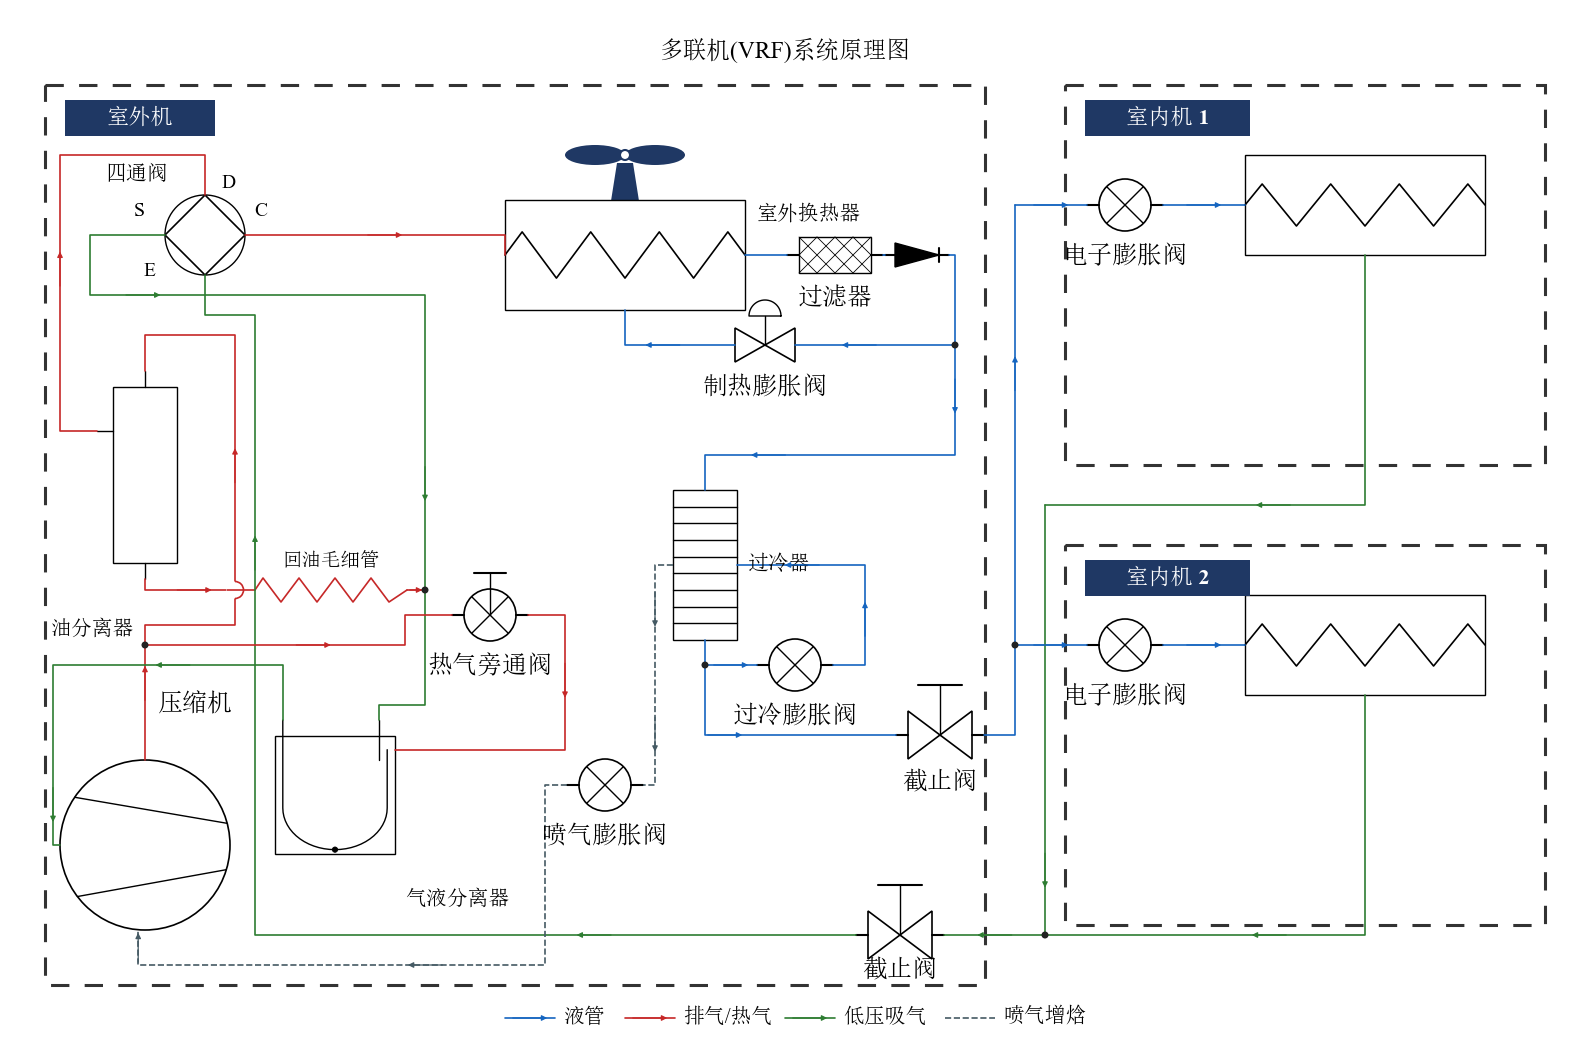

Generate this figure with Python:
# -*- coding: utf-8 -*-
"""示例:多联机(VRF)系统流程图 —— 参考图风格的室外机 + 双室内机。

室外机:涡旋压缩机 → 油分离器(底部毛细管回油至吸气管) → 四通阀 → 室外换热器
       (轴流风机)→ 过滤器 → 单向阀 → 过冷器主管(上进/下出)→ 液管总线截止阀 → 出机;
室内机:液管总管 → 电子膨胀阀 → 换热器 → 气管并联汇入总管;
气管:两室内机汇合 → 总线截止阀 → 四通阀 E 口;
吸气:四通阀 S 口 → 气液分离器 → 压缩机;热气旁通与喷气增焓用虚线表示
       (喷气增焓:过冷器主管出口后分路 → 过冷膨胀阀 → 过冷器支管(右进/左出)
        → 喷气膨胀阀 → 压缩机补气口)。
制热换向由四通阀完成:气管、液管总线各串一只截止阀(检修隔离,运行时常开),
       双向可通;过滤器出口单向阀令制热回液只能经制热膨胀阀旁路进入室外换热器。
管路交叉不画接点,同色交叉处画跳线,T 型三通用黑圆点标记;坐标 1 单位 = 1 像素。
"""
import os
import sys

sys.path.insert(0, os.path.dirname(os.path.dirname(os.path.abspath(__file__))))

from matplotlib.patches import Arc, Circle, Ellipse, Polygon, Rectangle

from cycleplot import Diagram, make_partial, use_font
from cycleplot.parts import (
    filter,
    four_way_round,
    make_bowtie_valve,
    make_check_valve,
    make_economizer,
    make_expansion_valve_eng,
    make_globe_valve,
    make_heat_exchanger,
    make_scroll_chord,
    make_separator_utube,
    make_solenoid_valve,
    oil_separator,
)
from cycleplot.style import LW_PIPE

use_font()

RED = "#c62828"      # 高压排气 / 热气
GREEN = "#2e7d32"    # 低压气管 / 吸气
BLUE = "#1565c0"     # 液管
SLATE = "#455a64"    # 喷气 / 旁通(虚线)
NAVY = "#1f3864"

d = Diagram(width=1560, height=1040)

# ===================== 机壳与横幅 =====================
for bx, by, bw, bh in ((40, 80, 940, 900), (1060, 80, 480, 380),
                       (1060, 540, 480, 380)):
    d.ax.add_patch(Rectangle((bx, by), bw, bh, fill=False,
                             edgecolor="#333333", lw=2.2,
                             linestyle=(0, (6, 5)), zorder=0.5))
for bx, bw, name in ((60, 150, "室外机"), (1080, 165, "室内机 1"),
                     (1080, 165, "室内机 2")):
    by = 555 if name.endswith("2") else 95
    d.ax.add_patch(Rectangle((bx, by), bw, 36, facecolor=NAVY, zorder=3))
    d.text(bx + bw / 2, by + 18, name, size=16, weight="bold", color="white")
d.text(780, 45, "多联机(VRF)系统原理图", ha="center", size=17)

# ===================== 部件 =====================
comp = d.add(make_partial(make_scroll_chord(), {"discharge": (0, -85)}),
             "压缩机", loc=(140, 840), label_offset=(50, -140))
oil = d.add(oil_separator, None, loc=(140, 470))
fw = d.add(four_way_round, "", loc=(200, 230), mark=False)
cond = d.add(make_heat_exchanger(240, 110, shape="rect_zigzag7"), None,
             loc=(620, 250))
filt = d.add(filter, "过滤器", loc=(830, 250))
# 阀门统一用小号工厂参数(默认 r=34 偏大,取 ~75%)
eev_p = make_expansion_valve_eng(r=26)
hee = d.add(make_bowtie_valve(actuator="dome", w=60, h=34, dome_r=16,
                              stem=12), "制热膨胀阀", loc=(760, 340))
# 过冷器:板式四接口(主管上进/下出,支管右进/左出)
sub = d.add(make_economizer(w=64, h=150, style="plate", n_plates=9),
            None, loc=(700, 560))
sub_eev = d.add(eev_p, "过冷膨胀阀", loc=(790, 660))
bypass = d.add(make_solenoid_valve(r=26, stem=16, handle=32), "热气旁通阀",
               loc=(485, 610))
acc = d.add(make_separator_utube(flip=True), None, loc=(330, 790))
gee = d.add(eev_p, "喷气膨胀阀", loc=(600, 780))
# 液管/气管总线:截止阀(检修隔离用,运行时常开),双向可通
liq_stop = d.add(make_globe_valve(), "截止阀", loc=(935, 730))
gas_stop = d.add(make_globe_valve(), None, loc=(895, 930))
# 过滤器出口单向阀:挡住制热回液,使其只能走制热膨胀阀旁路进室外换热器
ck_c = d.add(make_check_valve(w=44, h=24, stub=10), None, loc=(912, 250))
eev1 = d.add(eev_p, "电子膨胀阀", loc=(1120, 200))
coil1 = d.add(make_heat_exchanger(240, 100, shape="rect_zigzag7"), None,
              loc=(1360, 200))
eev2 = d.add(eev_p, "电子膨胀阀", loc=(1120, 640))
coil2 = d.add(make_heat_exchanger(240, 100, shape="rect_zigzag7"), None,
              loc=(1360, 640))

# 室外换热器轴流风机(手绘:两翼片 + 轮毂 + 支架)
d.ax.add_patch(Ellipse((590, 150), 60, 20, facecolor=NAVY, zorder=1))
d.ax.add_patch(Ellipse((650, 150), 60, 20, facecolor=NAVY, zorder=1))
d.ax.add_patch(Circle((620, 150), 5, facecolor="white",
                      edgecolor=NAVY, lw=1.5, zorder=4))
d.ax.add_patch(Polygon([(612, 158), (628, 158), (634, 196), (606, 196)],
                       facecolor=NAVY, zorder=1))

# ===================== 文字标注 =====================
d.text(46, 625, "油分离器", ha="left", size=15)
d.text(326, 556, "回油毛细管", size=14)
d.text(100, 170, "四通阀", ha="left", size=15)
d.text(224, 178, "D", size=14)
d.text(256, 206, "C", size=14)
d.text(150, 266, "E", size=14, ha="right")
d.text(140, 206, "S", size=14, ha="right")
d.text(752, 210, "室外换热器", ha="left", size=15)
d.text(742, 560, "过冷器", ha="left", size=15)
d.text(400, 895, "气液分离器", ha="left", size=15)
d.text(895, 966, "截止阀", size=18)

# ===================== 室外机管路 =====================
# 排气:压缩机 → 升压绕行 → 油分顶部
d.pipe(comp["discharge"], oil["top"],
       via=[(140, 620), (230, 620), (230, 330), (140, 330)],
       color=RED, head_at=(0.12, 0.6))
# 油分干气 → 四通阀 D 口
d.pipe(oil["left"], fw["exhaust"],
       via=[(55, 426), (55, 150), (200, 150)], color=RED, head_at=(0.4,))
# 回油:油分底部 → 毛细管(之字形) → 三通接入 S→气液分离器吸气管
d.pipe(oil["bottom"], (250, 585), via=[(140, 585)], color=RED,
       head_at=(0.5,))
# 之字形毛细管(手绘折线:走线路由会把斜线正交化,这里直接画尖齿)
d.ax.plot([250, 258, 276, 294, 312, 330, 348, 366, 384, 402],
          [585, 573, 597, 573, 597, 573, 597, 573, 597, 585],
          color=RED, lw=LW_PIPE, solid_capstyle="round",
          solid_joinstyle="round")
d.pipe((402, 585), (420, 585), color=RED, head_at=(0.5,))
# 四通阀 C 口 → 室外换热器
d.pipe(fw["condenser"], cond["left"], via=[(500, 230)],
       color=RED, head_at=(0.5,))
# 室外换热器 → 过滤器 → 单向阀 → 液管立管 → 过冷器
d.pipe(cond["right"], filt["in"], color=BLUE, head=False)
d.pipe(filt["out"], ck_c["in"], color=BLUE, head=False)
d.pipe(ck_c["out"], sub["top"],
       via=[(950, 250), (950, 450), (700, 450)],
       color=BLUE, head_at=(0.3, 0.8))
# 制热膨胀阀旁路:液管立管三通 → 阀 → 室外换热器底部
d.pipe((950, 340), hee["in"], color=BLUE, head_at=(0.6,))
d.pipe(hee["out"], cond["bottom"], via=[(620, 340)],
       color=BLUE, head_at=(0.5,))
# 过冷器主管:上进 → 下出 → 液管总线截止阀 → 液管总管
d.pipe(sub["bottom"], liq_stop["in"], via=[(700, 730)],
       color=BLUE, head_at=(0.4,))
d.pipe(liq_stop["out"], (1010, 200), via=[(1010, 730)],
       color=BLUE, head_at=(0.7,))
# 过冷支路:主管出口后分一路 → 过冷膨胀阀 → 过冷器支管进(右口)
d.pipe((700, 660), sub_eev["in"], color=BLUE, head_at=(0.5,))
d.pipe(sub_eev["out"], sub["right"], via=[(860, 660), (860, 560)],
       color=BLUE, head_at=(0.3, 0.75))
# 液管总管 → 两台室内机电子膨胀阀
d.pipe((1010, 200), eev1["in"], color=BLUE, head_at=(0.5,))
d.pipe((1010, 640), eev2["in"], color=BLUE, head_at=(0.5,))
d.pipe(eev1["out"], coil1["left"], color=BLUE, head_at=(0.5,))
d.pipe(eev2["out"], coil2["left"], color=BLUE, head_at=(0.5,))

# ===================== 气管与吸气 =====================
# 室内机 1/2 气管 → 总线 → 截止阀 → 四通阀 E 口
d.pipe(coil1["bottom"], (1040, 500), via=[(1360, 500)],
       color=GREEN, head_at=(0.6,))
d.pipe((1040, 500), (1040, 930), color=GREEN, head_at=(0.85,))
d.pipe(coil2["bottom"], (1040, 930), via=[(1360, 930)],
       color=GREEN, head_at=(0.6,))
d.pipe((1040, 930), gas_stop["out"], color=GREEN, head_at=(0.5,))
d.pipe(gas_stop["in"], fw["evaporator"],
       via=[(250, 930), (250, 310), (200, 310)],
       color=GREEN, head_at=(0.2, 0.75))
# 四通阀 S 口 → 气液分离器(镜像件:in 在东侧,吸气自东直接进入)
d.pipe(fw["suction"], acc["in"],
       via=[(85, 230), (85, 290), (420, 290), (420, 700), (373.8, 700)],
       color=GREEN, head_at=(0.2, 0.7))
# 气液分离器 → 压缩机吸气(镜像件:out 在西侧,向西直接引出)
d.pipe(acc["out"], comp["suction"],
       via=[(277.8, 660), (48, 660), (48, 840)],
       color=GREEN, head_at=(0.35, 0.9))

# ===================== 旁通与喷气(虚线除外的热气旁通) =====================
# 热气旁通:排气管三通 → 电磁阀 → 气液分离器壳体
d.pipe((140, 640), bypass["in"], via=[(400, 640), (400, 610)],
       color=RED, head_at=(0.5,))
d.pipe(bypass["out"], (390, 745), via=[(560, 610), (560, 745)],
       color=RED, head_at=(0.3,))
# 喷气增焓(虚线):过冷器支管出(左口)→ 喷气膨胀阀 → 压缩机补气口
d.pipe(sub["left"], gee["out"], via=[(650, 560), (650, 780)],
       color=SLATE, linestyle="dashed", head_at=(0.25, 0.75))
d.pipe(gee["in"], comp["inj"],
       via=[(540, 780), (540, 960), (133.2, 960)],
       color=SLATE, linestyle="dashed", head_at=(0.5, 0.97))

# ===================== T 型三通接点 =====================
for jx, jy in ((140, 640), (950, 340), (1010, 640),
               (1040, 930), (420, 585), (700, 660)):
    d.ax.add_patch(Circle((jx, jy), 3.5, facecolor="#222222",
                          edgecolor="none", zorder=6))

# 排气立管与回油毛细管同色交叉:画跳线,表示不接通
d.ax.add_patch(Circle((230, 585), 8.5, facecolor="white",
                      edgecolor="none", zorder=5))
d.ax.plot([221.5, 238.5], [585, 585], color=RED, lw=LW_PIPE,
          solid_capstyle="butt", zorder=6)
d.ax.add_patch(Arc((230, 585), 17, 17, theta1=-90, theta2=90,
                   edgecolor=RED, lw=LW_PIPE, zorder=6))

# ===================== 图例(无框,底部居中) =====================
d.pipe((500, 1013), (550, 1013), color=BLUE, head_at=(0.5,))
d.text(558, 1013, "液管", ha="left", va="center", size=15)
d.pipe((620, 1013), (670, 1013), color=RED, head_at=(0.5,))
d.text(678, 1013, "排气/热气", ha="left", va="center", size=15)
d.pipe((780, 1013), (830, 1013), color=GREEN, head_at=(0.5,))
d.text(838, 1013, "低压吸气", ha="left", va="center", size=15)
d.pipe((940, 1013), (990, 1013), color=SLATE, linestyle="dashed",
       head=False)
d.text(998, 1013, "喷气增焓", ha="left", va="center", size=15)

out = os.path.join(os.path.dirname(os.path.abspath(__file__)),
                   "vrf_system.png")
d.save(out)
print("已生成:", out)
